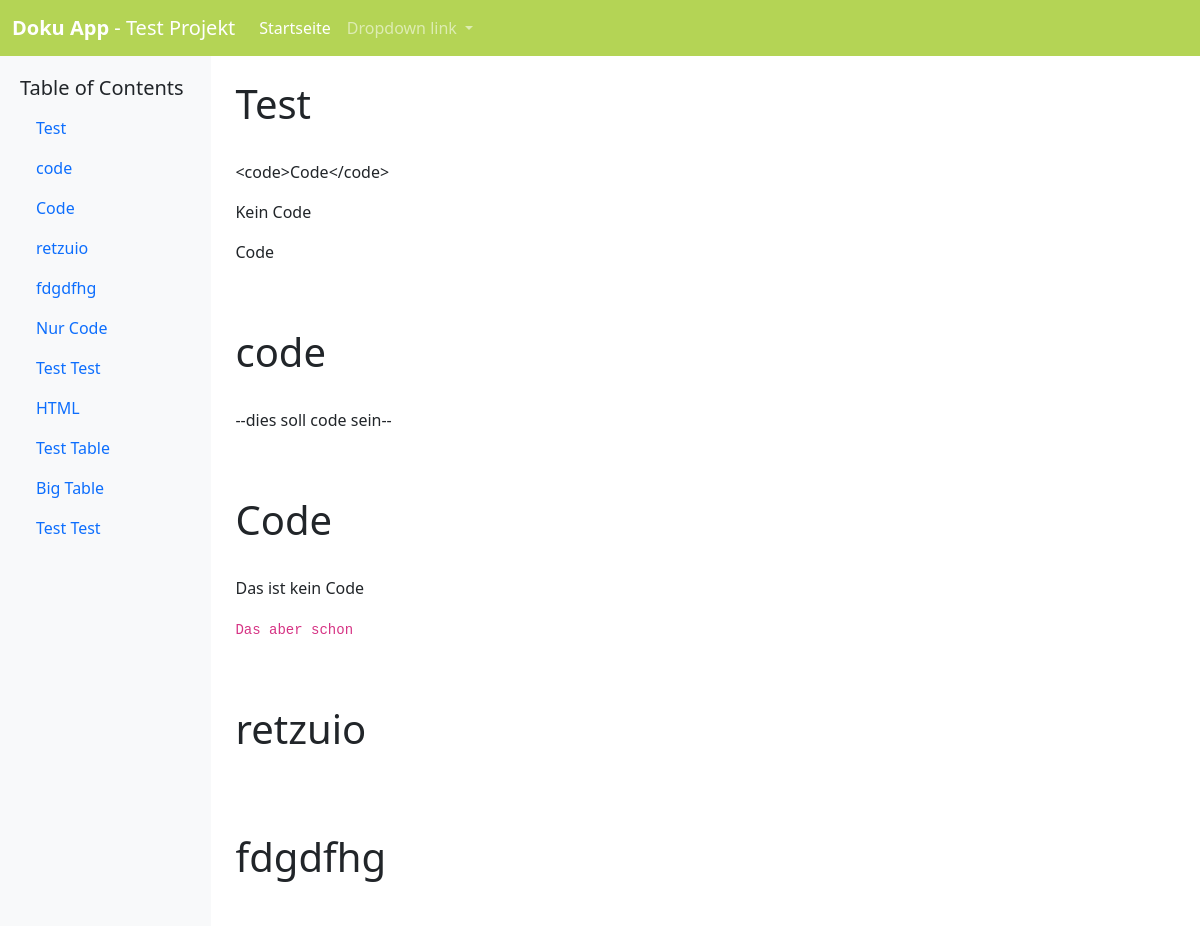
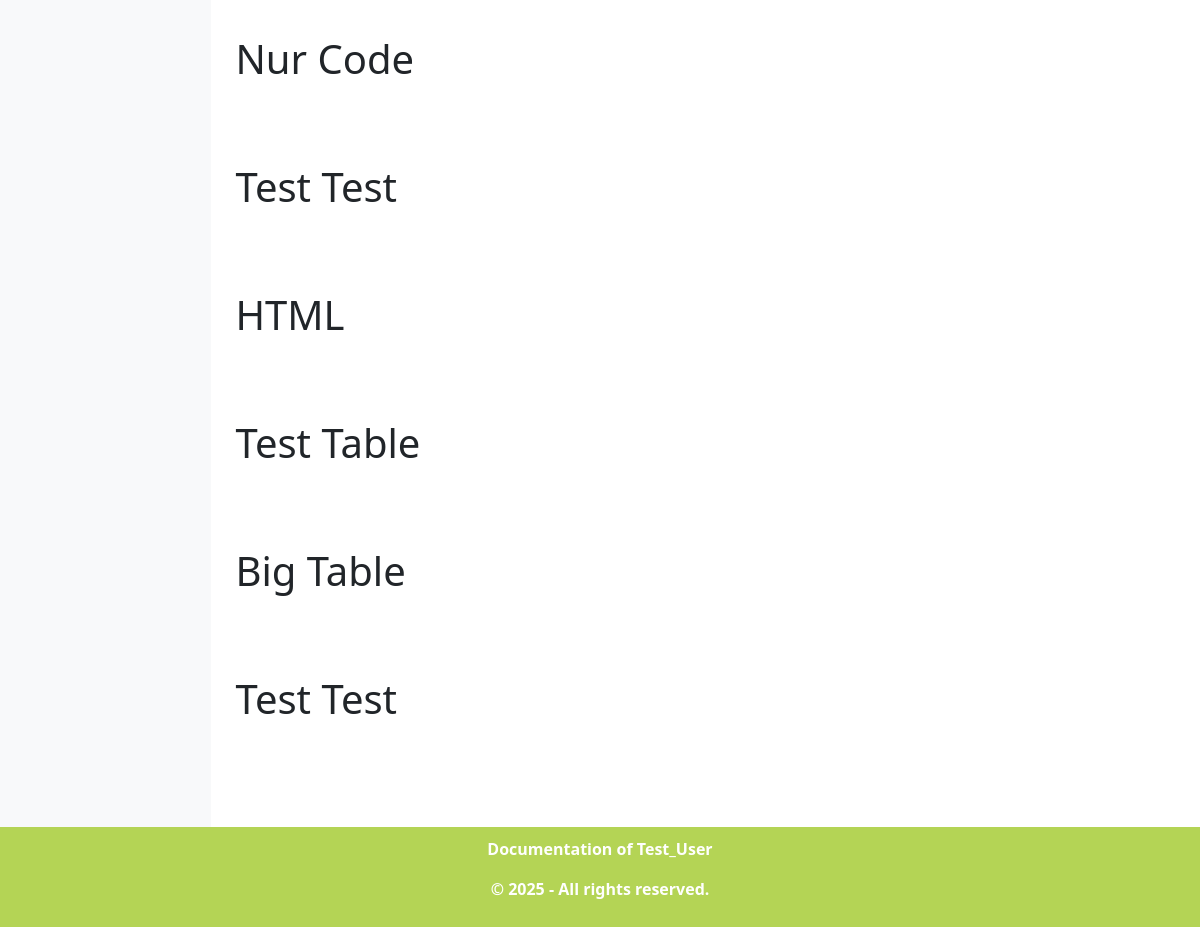
Page /frontend/docs/index.php?doku=3 on the committed database (2 pictures, top to bottom).
### tables this page shows
CREATE TABLE `projekte` (
  `pid` int(11) NOT NULL,
  `name` text NOT NULL,
  `description` text NOT NULL,
  `author` text NOT NULL
);

CREATE TABLE `posts` (
  `poid` int(11) NOT NULL,
  `to_pid` int(11) NOT NULL,
  `name` text NOT NULL,
  `content` text DEFAULT NULL,
  `author` text NOT NULL
);

### frontend/locale/language_config.php (called while the page is built, shortened)
<?php
function __($key, $language)
{
    return $language[$key] ?? $key;
}
?>

### frontend/docs/index.php (the view, shortened to what this page needs)
<?php
include "../locale/language_config.php";
$projekt = $_GET["doku"];
$sql_projectinfo = "SELECT * FROM projekte WHERE pid =" . $projekt . "";
$result_projectinfo = mysqli_query($conn, $sql_projectinfo);
$row = $result_projectinfo->fetch_assoc();
$sql_postinfo = "SELECT * FROM posts WHERE to_pid = " . $projekt . "";
?>
<!doctype html>
<html lang="en">
  <head>
    <link href="https://cdn.jsdelivr.net/npm/bootstrap@5.3.3/dist/css/bootstrap.min.css" rel="stylesheet">
  </head>
  <body>
  <nav class="navbar navbar-expand-lg" data-bs-theme="dark" style="background-color:rgb(54, 204, 117);">
    <div class="container-fluid">
      <a class="navbar-brand" href="#"><b>Doku App</b> - <?php echo $row["name"]; ?></a>
      <div class="collapse navbar-collapse" id="navbarNav">
        <ul class="navbar-nav">
          <li class="nav-item">
            <a class="nav-link active" aria-current="page" href="#">Startseite</a>
          </li>
          <li class="nav-item dropdown">
            <a class="nav-link dropdown-toggle" href="#" role="button" data-bs-toggle="dropdown" aria-expanded="false">
              Dropdown link
            </a>
          </li>
        </ul>
      </div>
    </div>
  </nav>
  <div class="main-content">
    <div class="sidebar" id="sidebar">
      <h5><?php echo __("toc", $language); ?></h5>
      <ul class="nav flex-column">
        <?php
        $result_postsinfo = mysqli_query($conn, $sql_postinfo);
        if (mysqli_num_rows($result_postsinfo) > 0) {
          while($row_post = mysqli_fetch_assoc($result_postsinfo)) {
            echo "<li class='nav-item'>";
            echo "<a class='nav-link' href='#'>" . $row_post["name"] . "</a>";
            echo "</li>";
          }
        } else {
          echo "";
        }
        ?>
      </ul>
    </div>
    <div class="container-fluid p-4">
    <div class="row">
        <div class="col-6">
<?php
$result_postsinfo = mysqli_query($conn, $sql_postinfo);
if (mysqli_num_rows($result_postsinfo) > 0) {
  while($row_post = mysqli_fetch_assoc($result_postsinfo)) {
    echo "<h1>" . $row_post["name"] ."</h1><br>";
    echo jsonToHtml($row_post["content"]);
    echo "<br><br>";
  }
} else {
  echo "Diese Dokumentation ist leider leer....";
}
function jsonToHtml($json) {
  $data = json_decode($json, true);
  $html = '';
  foreach ($data['blocks'] as $block) {
    switch ($block['type']) {
        case 'paragraph':
            $text = $block['data']['text'];
            $text = preg_replace_callback('/@@(.*?)@@/', function ($matches) {
                return '<code>' . htmlspecialchars($matches[1]) . '</code>';
            }, $text);
            $html .= '<p>' . $text . '</p>';
            break;
    }
}
  return $html;
}
?>
        </div>
        <div class="col-4">
        </div>
    </div>
    </div>
  </div>
  <footer class="footer">
    <p><b><?php echo __("docs of", $language); ?> <?php echo $row["author"]; ?></b></p>
    <p><b><?php echo __("copyright", $language); ?></b></p>
  </footer>
  </body>
</html>

### rows in the picture
projekte: name "Test Projekt", author "Test_User"
posts: name "Test", text "<code>Code</code>", text "Kein Code", text "Code"
posts: name "code", text "--dies soll code sein--"
posts: name "Code", text "Das ist kein Code"
posts: name "retzuio"
posts: name "fdgdfhg"
posts: name "Nur Code"
posts: name "Test Test"
posts: name "HTML"
posts: name "Test Table"
posts: name "Big Table"
posts: name "Test Test"

### other values in the picture
__("toc", $language) "Table of Contents"
__("docs of", $language) "Documentation of"
__("copyright", $language) "© 2025 - All rights reserved."
